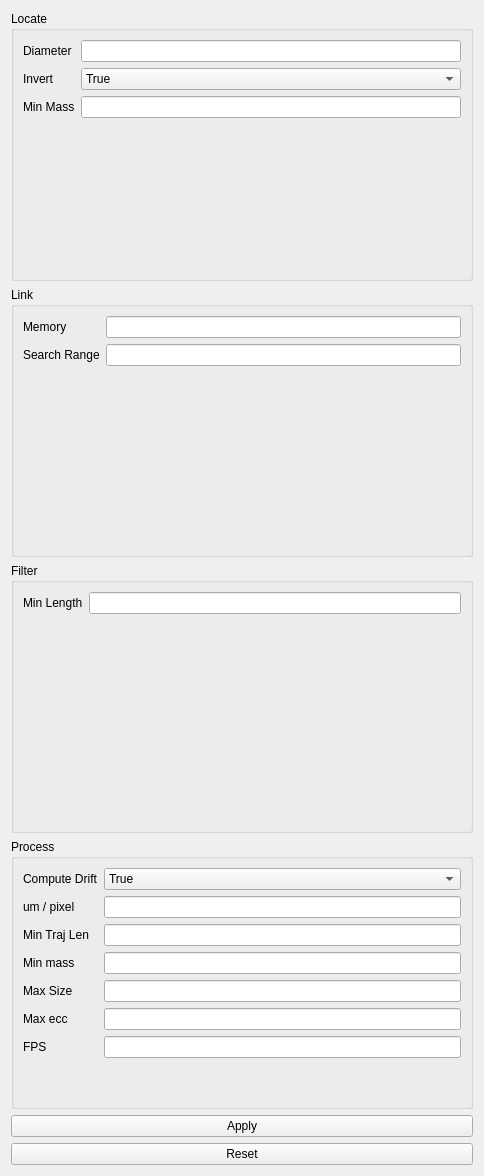
<?xml version="1.0" encoding="UTF-8"?>
<ui version="4.0">
 <class>Form</class>
 <widget class="QWidget" name="Form">
  <property name="geometry">
   <rect>
    <x>0</x>
    <y>0</y>
    <width>484</width>
    <height>1176</height>
   </rect>
  </property>
  <property name="windowTitle">
   <string>Form</string>
  </property>
  <layout class="QVBoxLayout" name="verticalLayout">
   <item>
    <widget class="QGroupBox" name="groupBox">
     <property name="title">
      <string>Locate</string>
     </property>
     <layout class="QFormLayout" name="formLayout">
      <item row="0" column="0">
       <widget class="QLabel" name="label">
        <property name="text">
         <string>Diameter</string>
        </property>
        <property name="buddy">
         <cstring>locate_diameter</cstring>
        </property>
       </widget>
      </item>
      <item row="0" column="1">
       <widget class="QLineEdit" name="locate_diameter"/>
      </item>
      <item row="1" column="0">
       <widget class="QLabel" name="label_2">
        <property name="text">
         <string>Invert</string>
        </property>
        <property name="buddy">
         <cstring>locate_invert</cstring>
        </property>
       </widget>
      </item>
      <item row="1" column="1">
       <widget class="QComboBox" name="locate_invert">
        <item>
         <property name="text">
          <string>True</string>
         </property>
        </item>
        <item>
         <property name="text">
          <string>False</string>
         </property>
        </item>
       </widget>
      </item>
      <item row="2" column="0">
       <widget class="QLabel" name="label_3">
        <property name="text">
         <string>Min Mass</string>
        </property>
        <property name="buddy">
         <cstring>locate_minmass</cstring>
        </property>
       </widget>
      </item>
      <item row="2" column="1">
       <widget class="QLineEdit" name="locate_minmass"/>
      </item>
     </layout>
    </widget>
   </item>
   <item>
    <widget class="QGroupBox" name="groupBox_2">
     <property name="title">
      <string>Link</string>
     </property>
     <layout class="QFormLayout" name="formLayout_2">
      <item row="1" column="0">
       <widget class="QLabel" name="label_4">
        <property name="text">
         <string>Memory</string>
        </property>
        <property name="buddy">
         <cstring>link_memory</cstring>
        </property>
       </widget>
      </item>
      <item row="1" column="1">
       <widget class="QLineEdit" name="link_memory"/>
      </item>
      <item row="2" column="0">
       <widget class="QLabel" name="label_5">
        <property name="text">
         <string>Search Range</string>
        </property>
        <property name="buddy">
         <cstring>link_search_range</cstring>
        </property>
       </widget>
      </item>
      <item row="2" column="1">
       <widget class="QLineEdit" name="link_search_range"/>
      </item>
     </layout>
    </widget>
   </item>
   <item>
    <widget class="QGroupBox" name="groupBox_3">
     <property name="title">
      <string>Filter</string>
     </property>
     <layout class="QFormLayout" name="formLayout_3">
      <item row="0" column="0">
       <widget class="QLabel" name="label_6">
        <property name="text">
         <string>Min Length</string>
        </property>
        <property name="buddy">
         <cstring>filter_min_length</cstring>
        </property>
       </widget>
      </item>
      <item row="0" column="1">
       <widget class="QLineEdit" name="filter_min_length"/>
      </item>
     </layout>
    </widget>
   </item>
   <item>
    <widget class="QGroupBox" name="groupBox_4">
     <property name="title">
      <string>Process</string>
     </property>
     <layout class="QFormLayout" name="formLayout_4">
      <item row="0" column="0">
       <widget class="QLabel" name="label_7">
        <property name="text">
         <string>Compute Drift</string>
        </property>
       </widget>
      </item>
      <item row="1" column="0">
       <widget class="QLabel" name="label_8">
        <property name="text">
         <string>um / pixel</string>
        </property>
        <property name="buddy">
         <cstring>process_um_pixel</cstring>
        </property>
       </widget>
      </item>
      <item row="2" column="0">
       <widget class="QLabel" name="label_9">
        <property name="text">
         <string>Min Traj Len</string>
        </property>
        <property name="buddy">
         <cstring>process_min_traj_length</cstring>
        </property>
       </widget>
      </item>
      <item row="3" column="0">
       <widget class="QLabel" name="label_10">
        <property name="text">
         <string>Min mass</string>
        </property>
        <property name="buddy">
         <cstring>process_min_mass</cstring>
        </property>
       </widget>
      </item>
      <item row="4" column="0">
       <widget class="QLabel" name="label_11">
        <property name="text">
         <string>Max Size</string>
        </property>
        <property name="buddy">
         <cstring>process_max_size</cstring>
        </property>
       </widget>
      </item>
      <item row="5" column="0">
       <widget class="QLabel" name="label_12">
        <property name="text">
         <string>Max ecc</string>
        </property>
        <property name="buddy">
         <cstring>process_max_ecc</cstring>
        </property>
       </widget>
      </item>
      <item row="6" column="0">
       <widget class="QLabel" name="label_13">
        <property name="text">
         <string>FPS</string>
        </property>
        <property name="buddy">
         <cstring>process_fps</cstring>
        </property>
       </widget>
      </item>
      <item row="1" column="1">
       <widget class="QLineEdit" name="process_um_pixel"/>
      </item>
      <item row="2" column="1">
       <widget class="QLineEdit" name="process_min_traj_length"/>
      </item>
      <item row="3" column="1">
       <widget class="QLineEdit" name="process_min_mass"/>
      </item>
      <item row="4" column="1">
       <widget class="QLineEdit" name="process_max_size"/>
      </item>
      <item row="5" column="1">
       <widget class="QLineEdit" name="process_max_ecc"/>
      </item>
      <item row="6" column="1">
       <widget class="QLineEdit" name="process_fps"/>
      </item>
      <item row="0" column="1">
       <widget class="QComboBox" name="process_compute_drift">
        <item>
         <property name="text">
          <string>True</string>
         </property>
        </item>
        <item>
         <property name="text">
          <string>False</string>
         </property>
        </item>
       </widget>
      </item>
     </layout>
    </widget>
   </item>
   <item>
    <widget class="QPushButton" name="button_apply">
     <property name="text">
      <string>Apply</string>
     </property>
    </widget>
   </item>
   <item>
    <widget class="QPushButton" name="button_reset">
     <property name="text">
      <string>Reset</string>
     </property>
    </widget>
   </item>
  </layout>
 </widget>
 <resources/>
 <connections/>
</ui>
